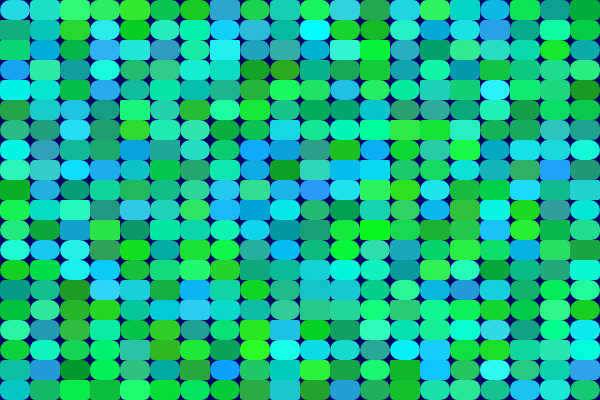
Frame 1 (no input)
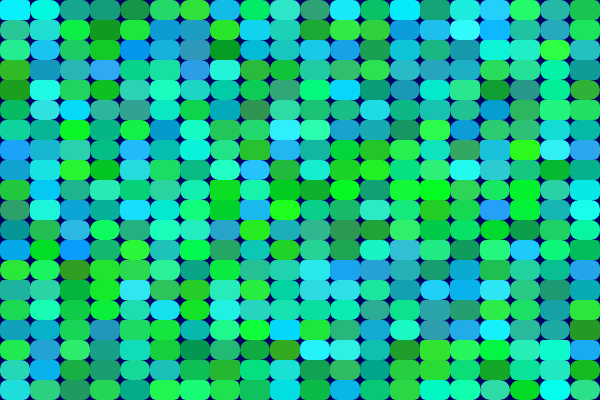
Frame 60 (no input)
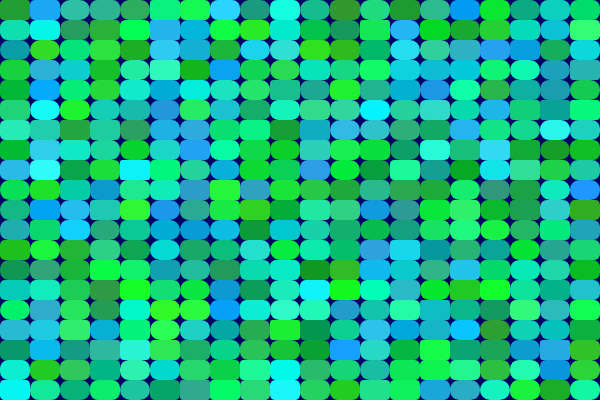
Frame 120 (the mouse pressed at the canvas centre since frame 60)

The p5.js sketch that drew these frames (run headless with seeded random() and noise() and a simulated clock; from frame 60 on, the mouse is pressed at the canvas centre):

// p5.js sketch
// ── sketch.js
let numCellsWidth = 20;
let numCellsHeight = 20;
let cellWidth;
let cellHeight;
let colorArray = [];
let colorOffset = 0;
let noiseOffset = 0;
let strokeOffset = 0;
let lineArray = [];
function setup() {
    createCanvas(600, 400);


    cellWidth = width / numCellsWidth;
    cellHeight = height / numCellsHeight;
    for (let i = 0; i < numCellsWidth * numCellsHeight; i++) {
        colorArray.push(random(0, 50));
        colorArray.push(random(150, 255));
        colorArray.push(random(30, 255));
    }
    for (let i = 0; i < numCellsWidth * numCellsHeight; i++) {
        lineArray.push(random(5, cellWidth-5));
        lineArray.push(random(5, cellHeight-5));
        lineArray.push(random(5, cellWidth-5));
        lineArray.push(random(5, cellHeight-5));
    }
}

function draw() {
    background(0, 0, 100);
    drawGrid()
}

function drawGrid() {
    for (let xIndex = 0; xIndex < numCellsWidth; xIndex++) {
        for (let yIndex = 0; yIndex < numCellsHeight; yIndex++) {
            let x = cellWidth * xIndex;
            let y = cellHeight * yIndex;

            push();
            translate(x, y);
            noStroke();

            let r = colorArray[3 * (xIndex * numCellsHeight + yIndex)];
            let g = colorArray[3 * (xIndex * numCellsHeight + yIndex) + 1];
            let b = colorArray[3 * (xIndex * numCellsHeight + yIndex) + 2];

            b = (b + colorOffset) % 225 + 30;
            g = (g + colorOffset) % 105 + 150;
            r = (r + colorOffset) % 50;

            fill(color(r, g, b));
            rect(0, 0, cellWidth, cellHeight,map(noise(x*0.1+noiseOffset,y*0.1+noiseOffset),0,1,0,15));
            strokeWeight(1 + map(noise(x * 0.1+strokeOffset, y * 0.1+strokeOffset), 0, 1, 1, 10));
            //stroke(1);
            let r1 = lineArray[4 * (xIndex * numCellsHeight + yIndex)];
            let r2 = lineArray[4 * (xIndex * numCellsHeight + yIndex)+1];
            let r3 = lineArray[4 * (xIndex * numCellsHeight + yIndex)+2];
            let r4 = lineArray[4 * (xIndex * numCellsHeight + yIndex)+3];
            //line(r1, r2, r3, r4);
            pop();
        }
        colorOffset += 0.02;
        noiseOffset += 0.0005;
        strokeOffset += 0.001;
    }
}
